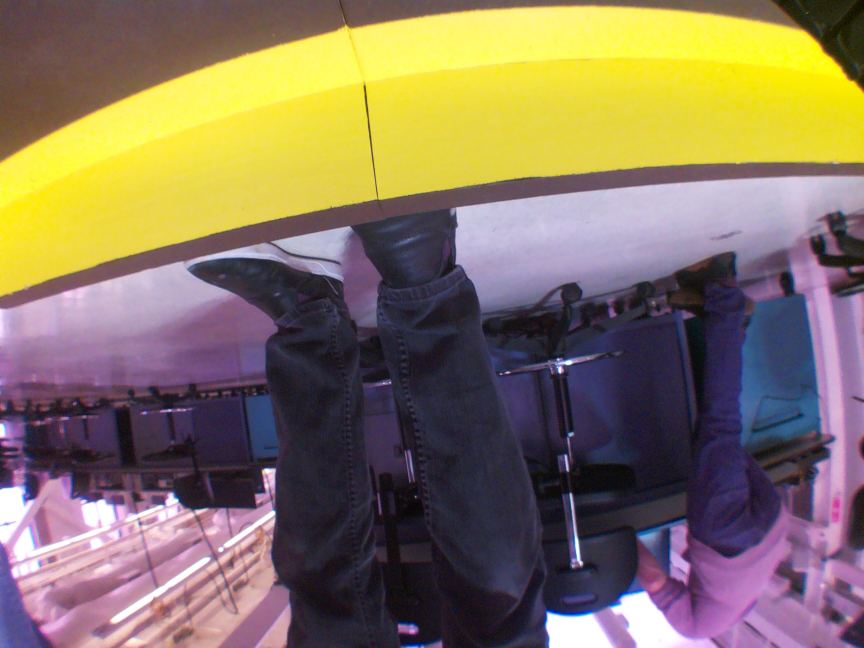
#> input picture RaceCoursePhotos/photo_2025-11-26T14-11-35.034363.jpg, 2592 x 1944 px (shown at 1/3 size); its folder holds only this picture in this run
$ python PiCamPhotoThroughFile.py
#> lines starting #> are read from the running program, lines starting #| are printed output that depends on the picture; after the words box and inside, x2 and y2 are one past the last pixel; in counts of white or black regions, pixels touching at a corner belong together
#> in main, img is the input picture: shape (1944, 2592, 3); mean B, G, R 96.3, 118.8, 135.3
import os
import glob
import cv2
import numpy as np

Your_color = "Yellow"

def detect_single_color(imageFrame, color_name, lower_range, upper_range, color_display):
#> called with color_name = 'Yellow', lower_range = array of shape (3,), upper_range = array of shape (3,), color_display = (0, 255, 0)
    hsvFrame = cv2.cvtColor(imageFrame, cv2.COLOR_BGR2HSV)
#> hsvFrame: shape (1944, 2592, 3); mean H, S, V 98.6, 107.2, 145
    color_mask = cv2.inRange(hsvFrame, lower_range, upper_range)
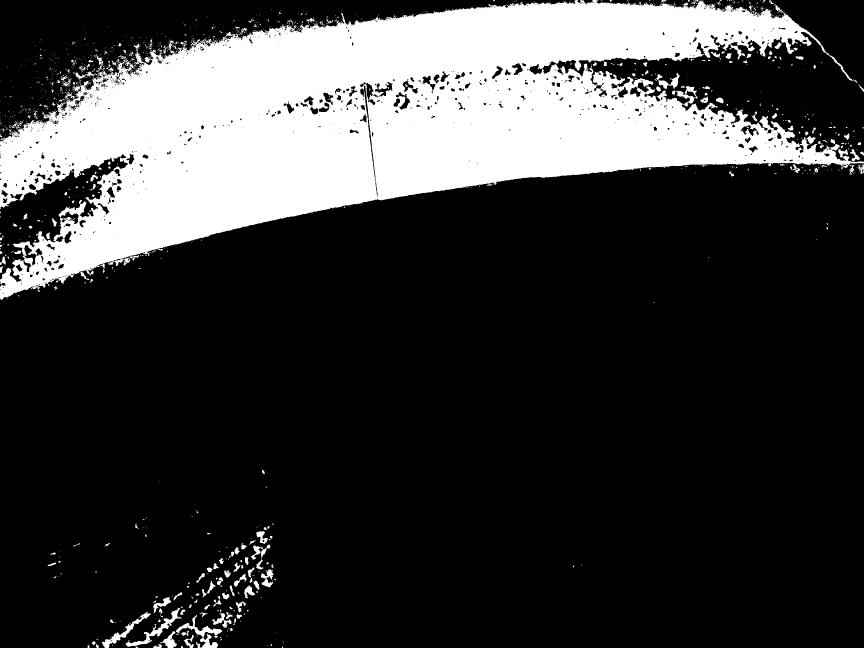
#> color_mask: shape (1944, 2592) (shown at 1/3 size); 22.6% white; 1625 white regions (1354 under 20 px), largest, box (x1, y1, x2, y2) and area: (0, 0, 2592, 899) 1094557, (528, 1845, 666, 1944) 3140, (377, 1824, 544, 1940) 2906

    kernel = np.ones((5, 5), "uint8")
    color_mask = cv2.dilate(color_mask, kernel)
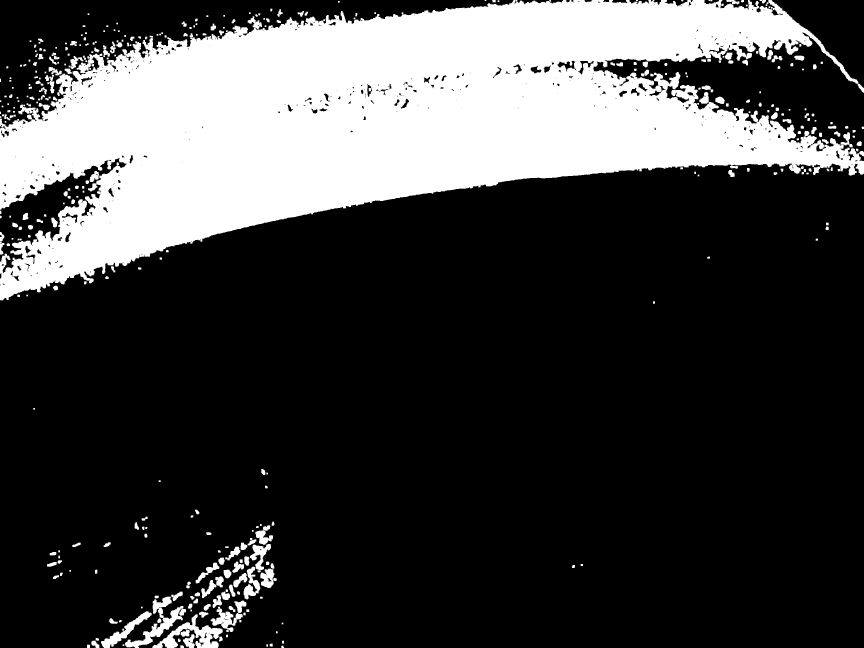
#> color_mask: shape (1944, 2592) (shown at 1/3 size); 25.3% white; 395 white regions (3 under 20 px)

    contours, _ = cv2.findContours(color_mask, cv2.RETR_TREE, cv2.CHAIN_APPROX_SIMPLE)
#> contours = 819 contours, 337 with area under 20; largest, box (x1, y1, x2, y2) and area: (0, 0, 2592, 901) 1210630, (457, 1843, 668, 1944) 6718, (375, 1790, 550, 1944) 6032, (303, 1834, 455, 1944) 3546, (632, 1820, 728, 1896) 2626
    for contour in contours:
        area = cv2.contourArea(contour)
        if area > 800:
            x, y, w, h = cv2.boundingRect(contour)
            imageFrame = cv2.rectangle(imageFrame, (x, y), (x + w, y + h), color_display, 2)
            cv2.putText(imageFrame, f"{color_name} Colour", (x, y), cv2.FONT_HERSHEY_SIMPLEX, 1.0, color_display)
#> this loop made 819 passes
#> (area, x, y, w, h) on passes 25, 33, 39, 53, 65, 74, 76, 81: (6717.5, 457, 1843, 211, 101), (3545.5, 303, 1834, 152, 110), (2626.5, 632, 1820, 96, 76), (6032, 375, 1790, 175, 154), (842.5, 604, 1740, 45, 54), (1726.5, 781, 1706, 49, 58), (2067.5, 731, 1700, 50, 98), (1022.5, 587, 1688, 71, 62)
    return imageFrame, color_mask

def compute_color_percentage(mask):
    colored_pixels = np.count_nonzero(mask)
#> colored_pixels = 1275041
    total_pixels = mask.size
    return (colored_pixels / total_pixels) * 100.0

def main():
    photos_dir = os.path.join(os.path.dirname(__file__), "RaceCoursePhotos")
    image_paths = sorted(glob.glob(os.path.join(photos_dir, "*.*")))

    if not image_paths:
        print(f"No images found in: {photos_dir}")
        return

    # HSV range for yellow; adjust if needed
    # H: 20–40 (approx), S: 100–255, V: 100–255
    my_color_lower = np.array([3, 41, 117], dtype=np.uint8)
    my_color_upper = np.array([41, 204, 255], dtype=np.uint8)

    # Output folder for overlays (optional)
    output_dir = os.path.join(photos_dir, "outputs")
    os.makedirs(output_dir, exist_ok=True)

    for img_path in image_paths:
        img = cv2.imread(img_path)
        if img is None:
            print(f"Skipping unreadable file: {img_path}")
            continue

        result_frame, mask = detect_single_color(img.copy(), Your_color, my_color_lower, my_color_upper, (0, 255, 0))
        percent_yellow = compute_color_percentage(mask)
#> percent_yellow = 25.3
        print(f"{os.path.basename(img_path)}: {percent_yellow:.2f}% yellow")
#| photo_2025-11-26T14-11-35.034363.jpg: 25.30% yellow

        # Optional: save visualization and mask
        base = os.path.splitext(os.path.basename(img_path))[0]
        cv2.imwrite(os.path.join(output_dir, f"{base}_overlay.jpg"), result_frame)
        cv2.imwrite(os.path.join(output_dir, f"{base}_mask.png"), mask)

    #check image for percentage of yellow color
    #THIS IS WHAT COMMANDS THE ARDUINO
    if percent_yellow >10:
        #Continue in direction
        return True
    else:
        #stop and correct direction
        return False


if __name__ == "__main__":
    main()

$ run again, on RaceCoursePhotos/photo_2025-11-26T14-17-28.052510.jpg
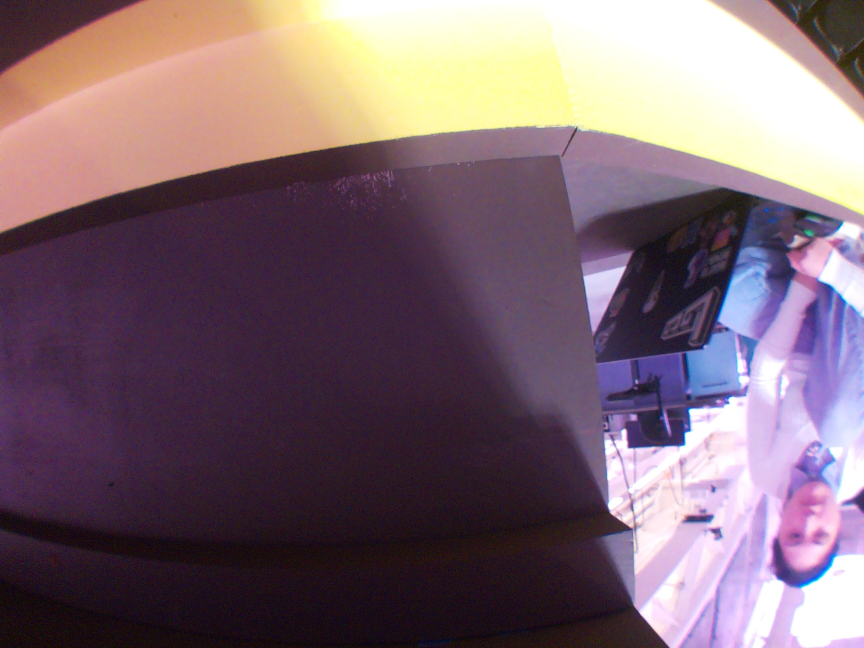
#> input picture RaceCoursePhotos/photo_2025-11-26T14-17-28.052510.jpg, 2592 x 1944 px (shown at 1/3 size)
#> in main, img is the input picture: shape (1944, 2592, 3); mean B, G, R 113.2, 102.9, 124.5
#> hsvFrame: shape (1944, 2592, 3); mean H, S, V 111.2, 88.7, 130.6
#> in detect_single_color, `color_mask = cv2.inRange(hsvFrame, lower_range, upper_range)`:
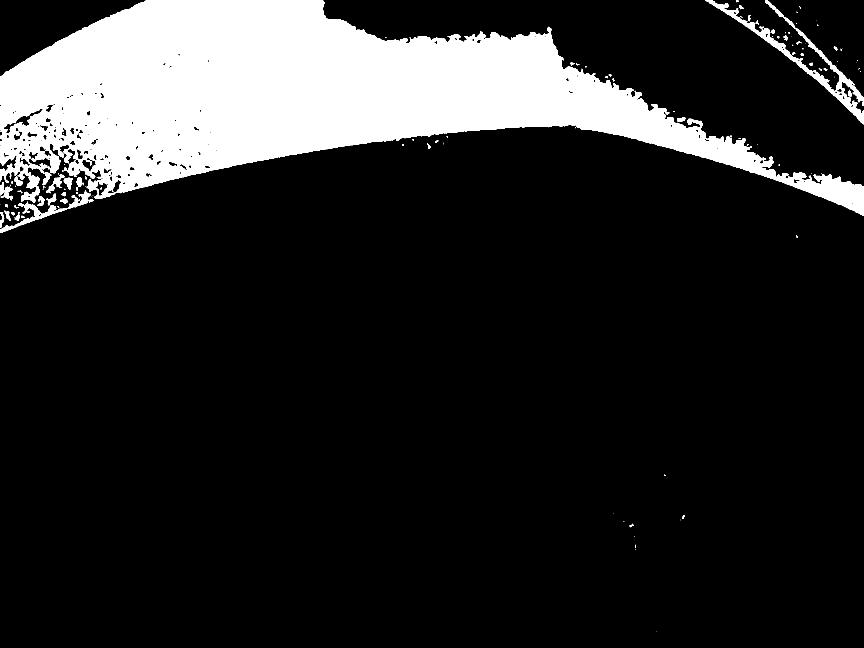
#> color_mask: shape (1944, 2592) (shown at 1/3 size); 15.1% white; 151 white regions (87 under 20 px), largest, box (x1, y1, x2, y2) and area: (0, 0, 2592, 646) 735983, (2116, 0, 2592, 373) 14399, (0, 570, 272, 699) 4600
#> in detect_single_color, `color_mask = cv2.dilate(color_mask, kernel)`:
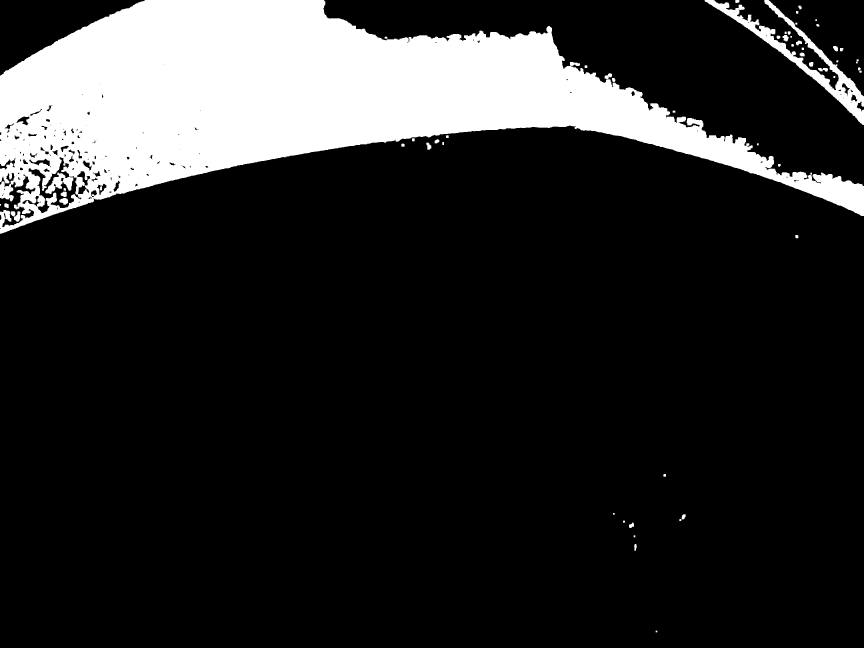
#> color_mask: shape (1944, 2592) (shown at 1/3 size); 16.2% white; 61 white regions (1 under 20 px)
#> contours = 213 contours, 84 with area under 20; largest, box (x1, y1, x2, y2) and area: (0, 0, 2592, 701) 797384, (2114, 0, 2592, 375) 22399, (85, 471, 245, 640) 10354, (136, 518, 220, 582) 2199, (231, 513, 272, 583) 1208
#> the loop in detect_single_color, `for contour in contours:` made 213 passes
#> (area, x, y, w, h) on passes 55, 70, 101, 127, 131: (22399, 2114, 0, 478, 375), (797384.5, 0, 0, 2592, 701), (1208, 231, 513, 41, 70), (10354.5, 85, 471, 160, 169), (2199, 136, 518, 84, 64)
#> colored_pixels = 814860
#> percent_yellow = 16.17
#| photo_2025-11-26T14-17-28.052510.jpg: 16.17% yellow

$ run again, on RaceCoursePhotos/photo_2025-11-26T14-18-09.995992.jpg
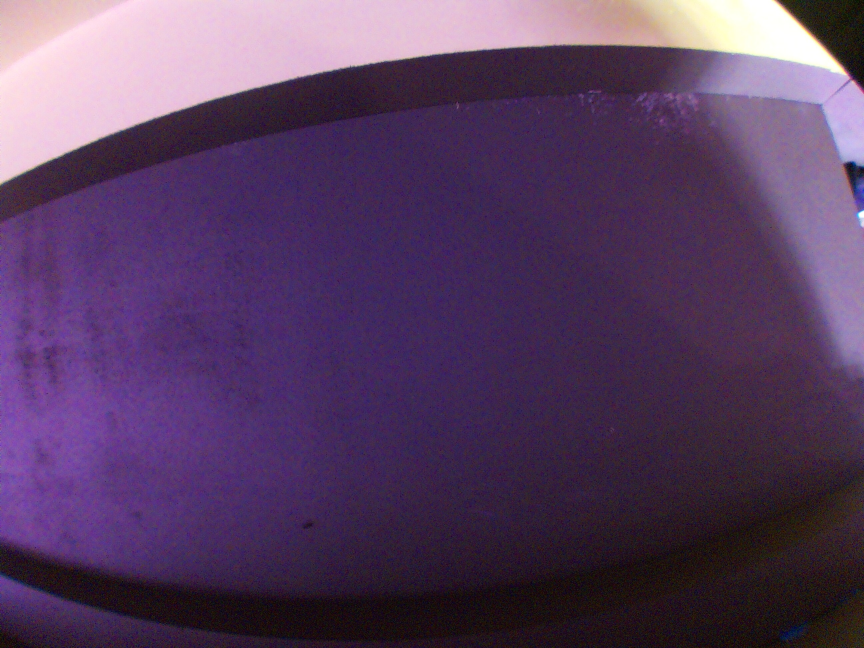
#> input picture RaceCoursePhotos/photo_2025-11-26T14-18-09.995992.jpg, 2592 x 1944 px (shown at 1/3 size)
#> in main, img is the input picture: shape (1944, 2592, 3); mean B, G, R 97.8, 62.9, 88.2
#> hsvFrame: shape (1944, 2592, 3); mean H, S, V 133.6, 114.4, 102.3
#> in detect_single_color, `color_mask = cv2.inRange(hsvFrame, lower_range, upper_range)`:
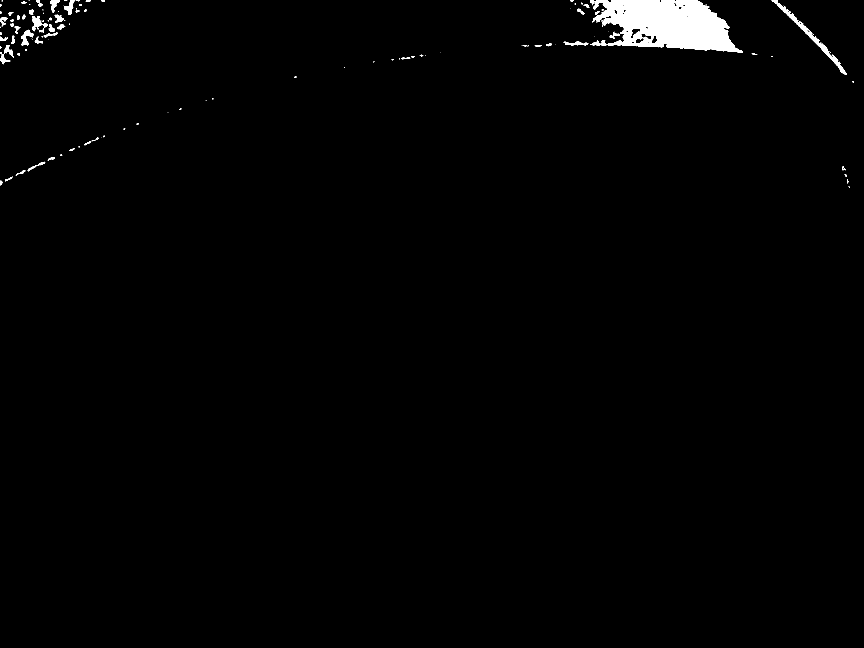
#> color_mask: shape (1944, 2592) (shown at 1/3 size); 1.2% white; 137 white regions (70 under 20 px), largest, box (x1, y1, x2, y2) and area: (1776, 0, 2229, 159) 46161, (2315, 0, 2540, 224) 3261, (97, 48, 144, 94) 826
#> in detect_single_color, `color_mask = cv2.dilate(color_mask, kernel)`:
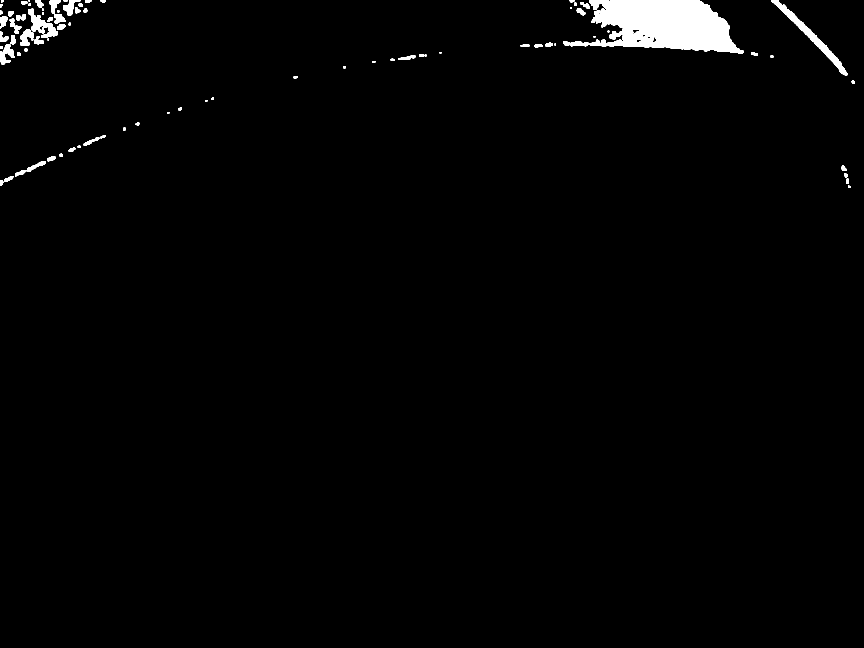
#> color_mask: shape (1944, 2592) (shown at 1/3 size); 1.5% white; 84 white regions
#> contours = 108 contours, 23 with area under 20; largest, box (x1, y1, x2, y2) and area: (1689, 0, 2231, 161) 52696, (2313, 0, 2542, 226) 5164, (85, 26, 174, 114) 2852, (0, 133, 44, 195) 1254, (61, 87, 102, 138) 1173
#> the loop in detect_single_color, `for contour in contours:` made 108 passes
#> (area, x, y, w, h) on passes 38, 48, 63, 76, 79, 103: (1254.5, 0, 133, 44, 62), (1173, 61, 87, 41, 51), (2851.5, 85, 26, 89, 88), (5163.5, 2313, 0, 229, 226), (52696.5, 1689, 0, 542, 161), (951.5, 189, 0, 53, 46)
#> colored_pixels = 77715
#> percent_yellow = 1.54
#| photo_2025-11-26T14-18-09.995992.jpg: 1.54% yellow

$ run again, on RaceCoursePhotos/photo_2025-11-26T14-20-45.609967.jpg
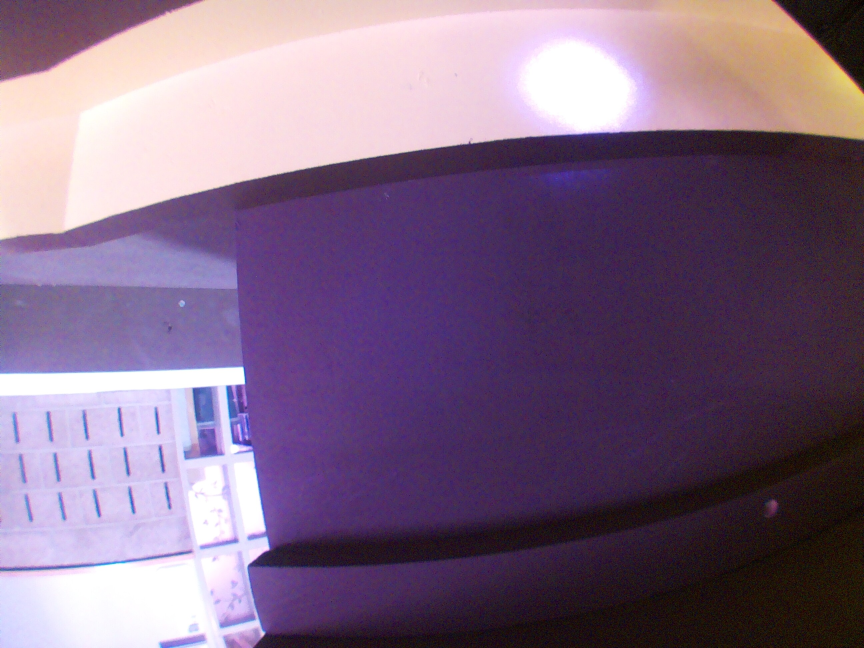
#> input picture RaceCoursePhotos/photo_2025-11-26T14-20-45.609967.jpg, 2592 x 1944 px (shown at 1/3 size)
#> in main, img is the input picture: shape (1944, 2592, 3); mean B, G, R 131.9, 105, 128.1
#> hsvFrame: shape (1944, 2592, 3); mean H, S, V 116.7, 95, 141.5
#> in detect_single_color, `color_mask = cv2.inRange(hsvFrame, lower_range, upper_range)`:
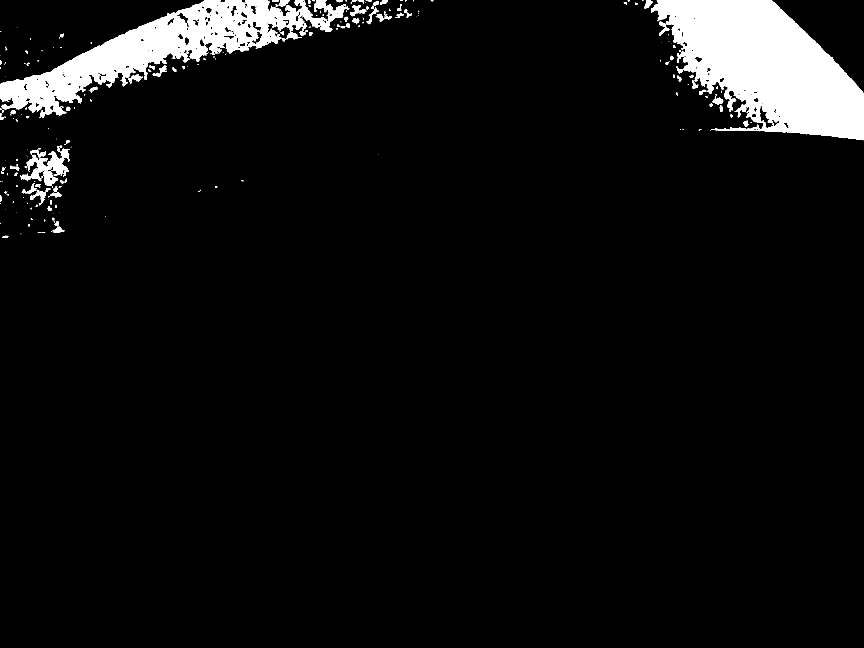
#> color_mask: shape (1944, 2592) (shown at 1/3 size); 5.6% white; 318 white regions (205 under 20 px), largest, box (x1, y1, x2, y2) and area: (1953, 0, 2592, 421) 157732, (0, 0, 1034, 353) 102332, (61, 446, 210, 558) 6308
#> in detect_single_color, `color_mask = cv2.dilate(color_mask, kernel)`:
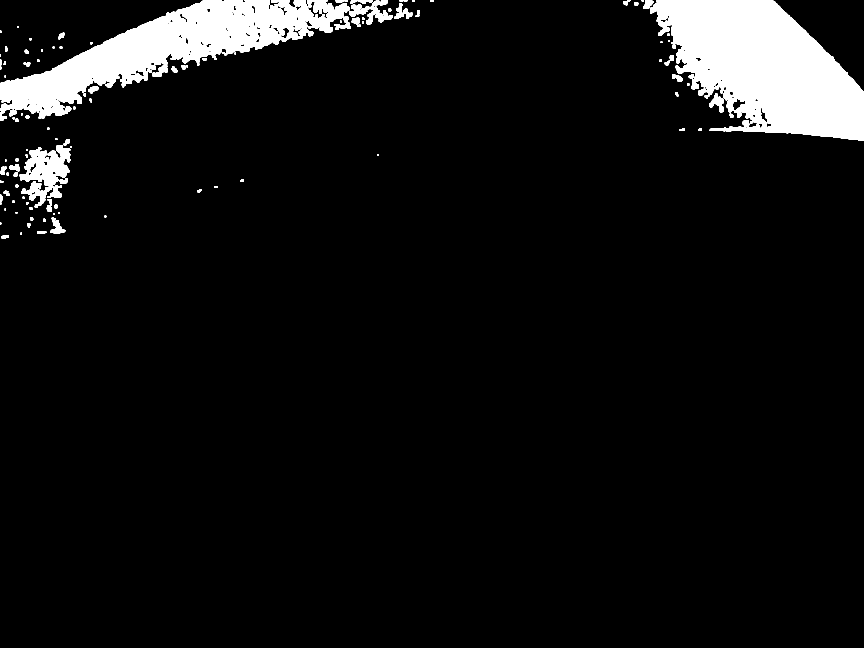
#> color_mask: shape (1944, 2592) (shown at 1/3 size); 6.6% white; 123 white regions (1 under 20 px)
#> contours = 258 contours, 88 with area under 20; largest, box (x1, y1, x2, y2) and area: (1951, 0, 2592, 423) 168912, (0, 0, 1052, 362) 130840, (59, 435, 212, 622) 14370, (1098, 0, 1178, 75) 2253, (923, 3, 985, 57) 1259
#> the loop in detect_single_color, `for contour in contours:` made 258 passes
#> (area, x, y, w, h) on passes 8, 39, 72, 123, 126, 161, 166, 255: (955, 151, 651, 45, 49), (14370.5, 59, 435, 153, 187), (1084, 2127, 280, 45, 57), (1168.5, 1048, 14, 60, 37), (168912.5, 1951, 0, 641, 423), (2253, 1098, 0, 80, 75), (130840.5, 0, 0, 1052, 362), (1259, 923, 3, 62, 54)
#> colored_pixels = 330580
#> percent_yellow = 6.56
#| photo_2025-11-26T14-20-45.609967.jpg: 6.56% yellow
